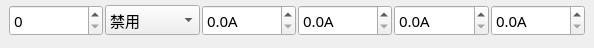
<?xml version="1.0" encoding="UTF-8"?>
<ui version="4.0">
 <class>Home_OpUnitWid</class>
 <widget class="QWidget" name="Home_OpUnitWid">
  <property name="geometry">
   <rect>
    <x>0</x>
    <y>0</y>
    <width>594</width>
    <height>48</height>
   </rect>
  </property>
  <property name="font">
   <font>
    <family>微软雅黑</family>
    <pointsize>11</pointsize>
   </font>
  </property>
  <property name="windowTitle">
   <string>Form</string>
  </property>
  <layout class="QGridLayout" name="gridLayout">
   <property name="leftMargin">
    <number>9</number>
   </property>
   <property name="topMargin">
    <number>0</number>
   </property>
   <property name="rightMargin">
    <number>9</number>
   </property>
   <property name="bottomMargin">
    <number>6</number>
   </property>
   <property name="horizontalSpacing">
    <number>2</number>
   </property>
   <property name="verticalSpacing">
    <number>9</number>
   </property>
   <item row="0" column="0">
    <widget class="QSpinBox" name="idSpin">
     <property name="minimumSize">
      <size>
       <width>0</width>
       <height>30</height>
      </size>
     </property>
    </widget>
   </item>
   <item row="0" column="1">
    <widget class="QComboBox" name="enComboBox">
     <property name="minimumSize">
      <size>
       <width>0</width>
       <height>30</height>
      </size>
     </property>
     <item>
      <property name="text">
       <string>禁用</string>
      </property>
     </item>
     <item>
      <property name="text">
       <string>启用</string>
      </property>
     </item>
    </widget>
   </item>
   <item row="0" column="2">
    <widget class="QDoubleSpinBox" name="curMinSpin">
     <property name="minimumSize">
      <size>
       <width>0</width>
       <height>30</height>
      </size>
     </property>
     <property name="suffix">
      <string>A</string>
     </property>
     <property name="decimals">
      <number>1</number>
     </property>
     <property name="maximum">
      <double>300.000000000000000</double>
     </property>
    </widget>
   </item>
   <item row="0" column="3">
    <widget class="QDoubleSpinBox" name="curCrMinSpin">
     <property name="minimumSize">
      <size>
       <width>0</width>
       <height>30</height>
      </size>
     </property>
     <property name="suffix">
      <string>A</string>
     </property>
     <property name="decimals">
      <number>1</number>
     </property>
     <property name="maximum">
      <double>300.000000000000000</double>
     </property>
    </widget>
   </item>
   <item row="0" column="4">
    <widget class="QDoubleSpinBox" name="curCrMaxSpin">
     <property name="minimumSize">
      <size>
       <width>0</width>
       <height>30</height>
      </size>
     </property>
     <property name="suffix">
      <string>A</string>
     </property>
     <property name="decimals">
      <number>1</number>
     </property>
     <property name="maximum">
      <double>300.000000000000000</double>
     </property>
    </widget>
   </item>
   <item row="0" column="5">
    <widget class="QDoubleSpinBox" name="curMaxSpin">
     <property name="minimumSize">
      <size>
       <width>0</width>
       <height>30</height>
      </size>
     </property>
     <property name="suffix">
      <string>A</string>
     </property>
     <property name="decimals">
      <number>1</number>
     </property>
     <property name="maximum">
      <double>300.000000000000000</double>
     </property>
    </widget>
   </item>
  </layout>
 </widget>
 <resources/>
 <connections/>
</ui>
